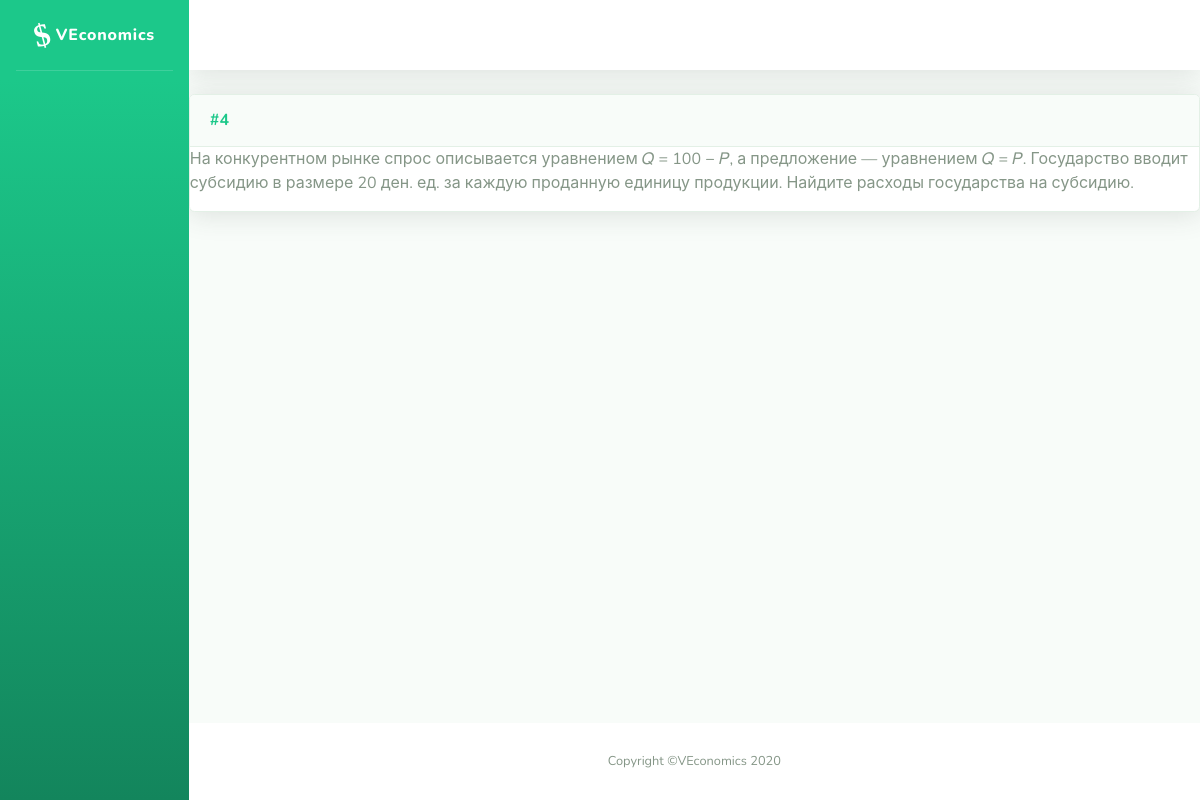
/problems/4, run on an earlier commit of the app's database.
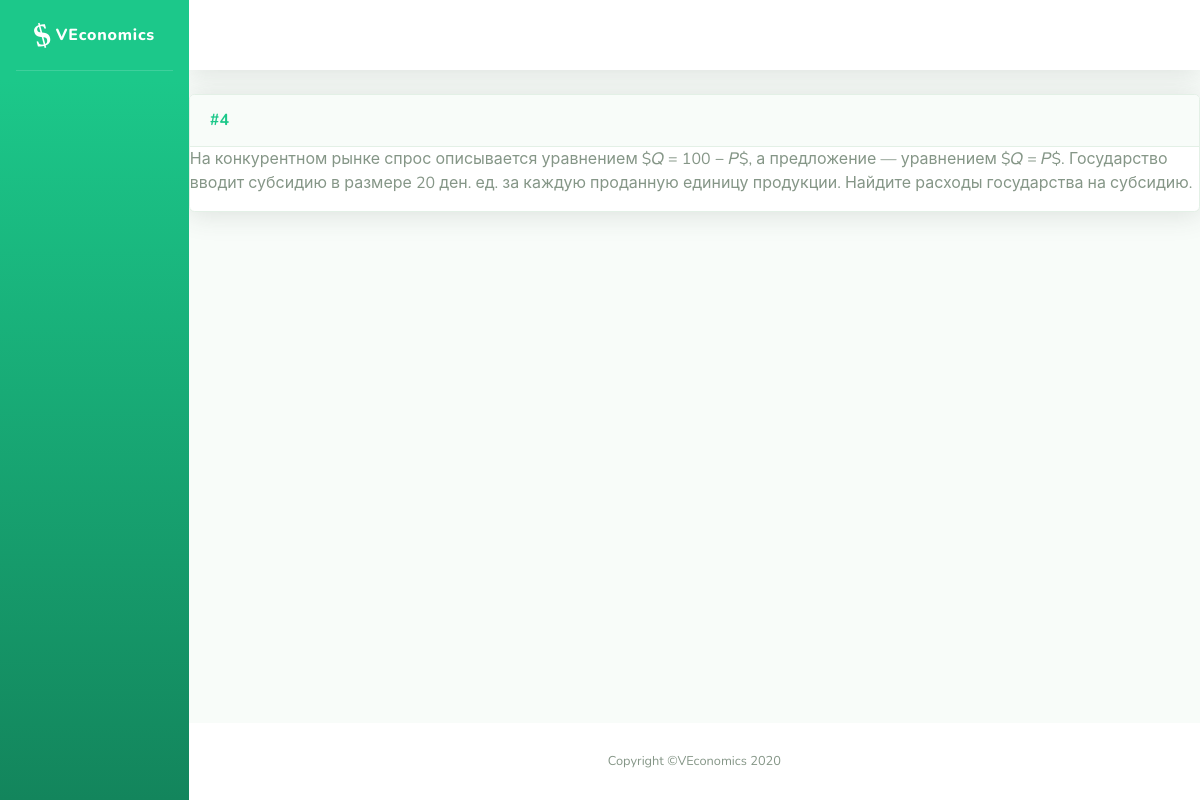
And on a later commit of the database.
### problems/models.py (models this page shows, shortened)
class Problem(models.Model):
    name = models.CharField('Название', max_length=200, blank=True, null=True)
    task = RichTextUploadingField('Условие')
    problem_type = models.IntegerField('Тип задачи', choices=TYPE_CHOICES, blank=False, null=False, default=0)
    short_answer = models.CharField('Ответ (для автоматической проверки)', max_length=200, blank=True)
    yesno_answer = models.IntegerField('Ответ ДА/НЕТ', choices=YESNO_CHOICES, blank=False, default=0)
    solution = RichTextUploadingField('Решение', blank=True)
    hint = RichTextUploadingField('Подсказка', blank=True)
    topics = models.ManyToManyField(Topic, related_name="problems", verbose_name='Темы')
    assignments = models.ManyToManyField(User, through='Assignment', through_fields=['problem', 'person'])
    class Meta:
        ordering = ['id']

### problems/views.py (the view)
# urls.py: path('<int:pk>', views.ProblemDetailView.as_view(), name='problem-detail'),
class ProblemDetailView(DetailView):
    model = Problem

### problems/templates/problems/problem_detail.html
{% extends "problems/sb/base.html" %}
{% block content %}
        {% include 'problems/problem.html' %}
{% endblock %}

### problems/templates/problems/problem.html (shortened to what this page needs)
{% autoescape off%}
<div class="problem">
    <div class="card shadow mb-4">
        <div class="problem-header">
            <a name="problem-{{ problem.id }}" class="d-block card-header py-3" role="button" aria-expanded="true" aria-controls="collapse">
                    <h6 class="m-0 font-weight-bold text-primary">
                        <nobr>
                            <div class="problem-id">
                                #{{ problem.id }}
                            </div>
                        </nobr>
                    </h6>
            </a>
        </div>
        <div class="collapse show" id="problem-{{ problem.id }}">
            <div class="problem-task">
                {{ problem.task }}
            </div>
        </div>
    </div>
</div>
{% endautoescape %}

What changed in the data, as far as the page shows it:
changed Problem id 4: task "…рынке спрос описывается уравнением 𝑄 = 100 − 𝑃, а предложение — уравнением 𝑄 = 𝑃. Государство вводит субсидию в…" → "…рынке спрос описывается уравнением $𝑄 = 100 − 𝑃$, а предложение — уравнением $𝑄 = 𝑃$. Государство вводит субсидию в…"
